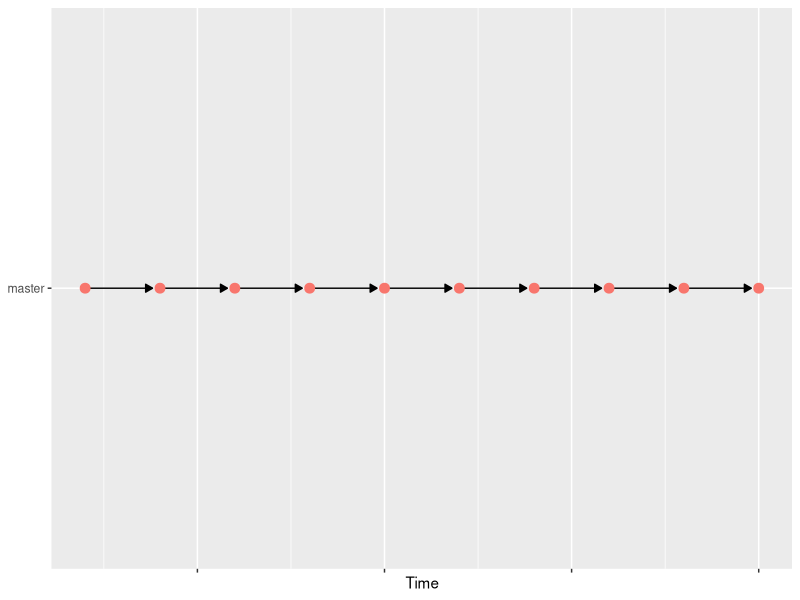

Source code (R): (Note: this script raises an error after producing the figure.)
## ---- chunk 1
library(knitr)
opts_chunk$set(
  cache = TRUE,
  autodep = TRUE,
  echo = FALSE,
  warning = FALSE,
  fig.width = 6
)
library(dplyr)
library(diagram)
library(ggplot2)
## ---- chunk 2
data.frame(
  x = 1:10,
  y = "master"
) %>%
  mutate(
    xend = lead(x) - 0.1,
    yend = y
  ) %>%
  ggplot(aes(x = x, y = y, xend = xend, yend = yend)) +
  geom_segment(
    arrow = arrow(length = unit(2, "mm"), type = "closed")
  ) +
  geom_point(aes(colour = y), size = 3, show.legend = FALSE) +
  theme(
    axis.text.x = element_blank(),
    axis.title.y = element_blank()
  ) +
  xlab("Time")
## ---- chunk 3
dataset <- frame_data(
  ~commit, ~parent, ~branch,
  1, NA, "master",
  2, 1, "master",
  3, 2, "feature A",
  4, 3, "feature A",
  5, 2, "feature B",
  6, 4, "feature A",
  7, 5, "feature B"
)
dataset %>%
  select(parent = commit, parent_branch = branch) %>%
  right_join(dataset, by = "parent") %>%
  ggplot(aes(x = commit, y = branch)) +
  geom_segment(
    aes(x = commit - 0.1, xend = parent, yend = parent_branch),
    arrow = arrow(length = unit(2, "mm"), type = "closed", ends = "first")
  ) +
  geom_point(aes(colour = branch), size = 3, show.legend = FALSE) +
  theme(
    axis.text.x = element_blank(),
    axis.title.y = element_blank()
  ) +
  xlab("Time")
## ---- chunk 4
dataset <- frame_data(
  ~commit, ~parent, ~branch,
  1, NA, "master",
  2, 1, "master",
  3, 2, "feature A",
  4, 3, "feature A",
  5, 2, "feature B",
  6, 4, "feature A",
  7, 5, "feature B",
  8, 2, "master",
  8, 6, "master",
  9, 8, "feature B",
  9, 7, "feature B",
  10, 8, "master",
  10, 9, "master",
  11, 10, "feature C"
)
dataset %>%
  select(parent = commit, parent_branch = branch) %>%
  right_join(dataset, by = "parent") %>%
  ggplot(aes(x = commit, y = branch)) +
  geom_segment(
    aes(x = commit - 0.1, xend = parent, yend = parent_branch),
    arrow = arrow(length = unit(2, "mm"), type = "closed", ends = "first")
  ) +
  geom_point(aes(colour = branch), size = 3, show.legend = FALSE) +
  theme(
    axis.text.x = element_blank(),
    axis.title.y = element_blank()
  ) +
  xlab("Time")
## ---- chunk 5
par(mar = rep(0, 4))
openplotmat()

straightarrow(c(0.1, 0.9), c(0.5, 0.9))
straightarrow(c(0.5, 0.9), c(0.85, 0.9))
straightarrow(c(0.5, 0.9), c(0.5, 0.5))
straightarrow(c(0.5, 0.5), c(0.1, 0.5))
straightarrow(c(0.5, 0.5), c(0.5, 0.15))

bentarrow(c(0.9, 0.85), c(0.5, 0.5), path = "V")
bentarrow(c(0.1, 0.5), c(0.5, 0.15), path = "V")

text(0.70, 0.95, "no")
text(0.55, 0.7, "yes")
text(0.30, 0.55, "no")
text(0.55, 0.3, "yes")

textellipse(c(0.1, 0.9), radx = 0.1, lab = "Start")
textdiamond(c(0.5, 0.9), radx = 0.1, rady = 0.1, lab = "Repository\nexists?")
textrect(c(0.85, 0.9), radx = 0.1, lab = "Create\nrepository\nonline")
textdiamond(c(0.5, 0.5), radx = 0.1, rady = 0.1, lab = "Local clone\nexists?")
textrect(c(0.1, 0.5), radx = 0.1, lab = "Clone\nrepository")
textellipse(c(0.5, 0.15), radx = 0.1, lab = "Check out\nfeature branch")
## ---- chunk 6
par(mar = rep(0, 4))
openplotmat()

straightarrow(c(0.1, 0.9), c(0.5, 0.9))
straightarrow(c(0.5, 0.9), c(0.85, 0.9))
straightarrow(c(0.5, 0.9), c(0.5, 0.5))
straightarrow(c(0.5, 0.5), c(0.1, 0.5))
straightarrow(c(0.85, 0.9), c(0.85, 0.5))
straightarrow(c(0.1, 0.5), c(0.1, 0.15))
straightarrow(c(0.85, 0.5), c(0.85, 0.15))
straightarrow(c(0.85, 0.15), c(0.5, 0.15))
straightarrow(c(0.5, 0.15), c(0.1, 0.15))

text(0.70, 0.95, "no")
text(0.55, 0.7, "yes")

textellipse(c(0.1, 0.9), radx = 0.1, lab = "Open\nrepository")
textdiamond(c(0.5, 0.9), radx = 0.1, rady = 0.1, lab = "Feature\nbranch\nexists?")
textrect(c(0.85, 0.9), radx = 0.1, lab = "Check out\nmaster branch")
textrect(c(0.5, 0.5), radx = 0.1, lab = "Check out\nfeature branch")
textrect(c(0.1, 0.5), radx = 0.1, lab = "Pull")
textrect(c(0.85, 0.5), radx = 0.1, lab = "Pull")
textrect(c(0.85, 0.15), radx = 0.1, lab = "Create and\ncheck out\nfeature branch")
textrect(c(0.5, 0.15), radx = 0.1, lab = "Push")
textellipse(c(0.1, 0.15), radx = 0.1, lab = "Start\nworking")
